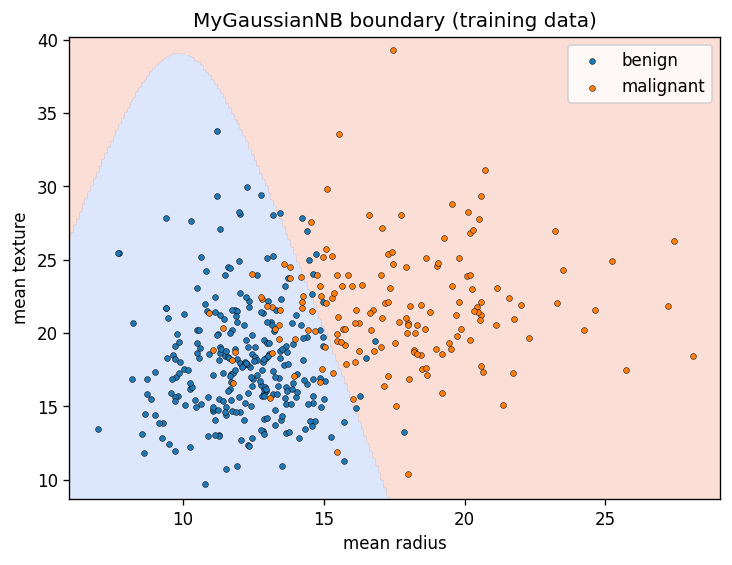

This figure's Python source:
import os
import numpy as np
import matplotlib.pyplot as plt
from sklearn.datasets import load_breast_cancer
from sklearn.model_selection import train_test_split
from my_gaussian_nb import MyGaussianNB
from plot_helpers import plot_boundary

# Folder where THIS script lives (not the folder you ran the command from)
here = os.path.dirname(os.path.abspath(__file__))

data = load_breast_cancer()
cols = [list(data.feature_names).index("mean radius"),
        list(data.feature_names).index("mean texture")]
X = data.data[:, cols]
y = data.target_names[data.target]
X_train, X_test, y_train, y_test = train_test_split(
    X, y, test_size=0.25, random_state=42, stratify=y)

model = MyGaussianNB().fit(X_train, y_train)
print("test accuracy:", round(np.mean(model.predict(X_test) == y_test), 4))

fig, ax = plt.subplots(figsize=(7, 5))
plot_boundary(model, X_train, y_train, ax, "MyGaussianNB boundary (training data)")

# Save next to the script
save_path = os.path.join(here, "part_g_boundary.png")
fig.savefig(save_path, dpi=120, bbox_inches="tight")
print("saved to:", save_path)

# Show the plot in a window (close the window to end the program)
plt.show()
